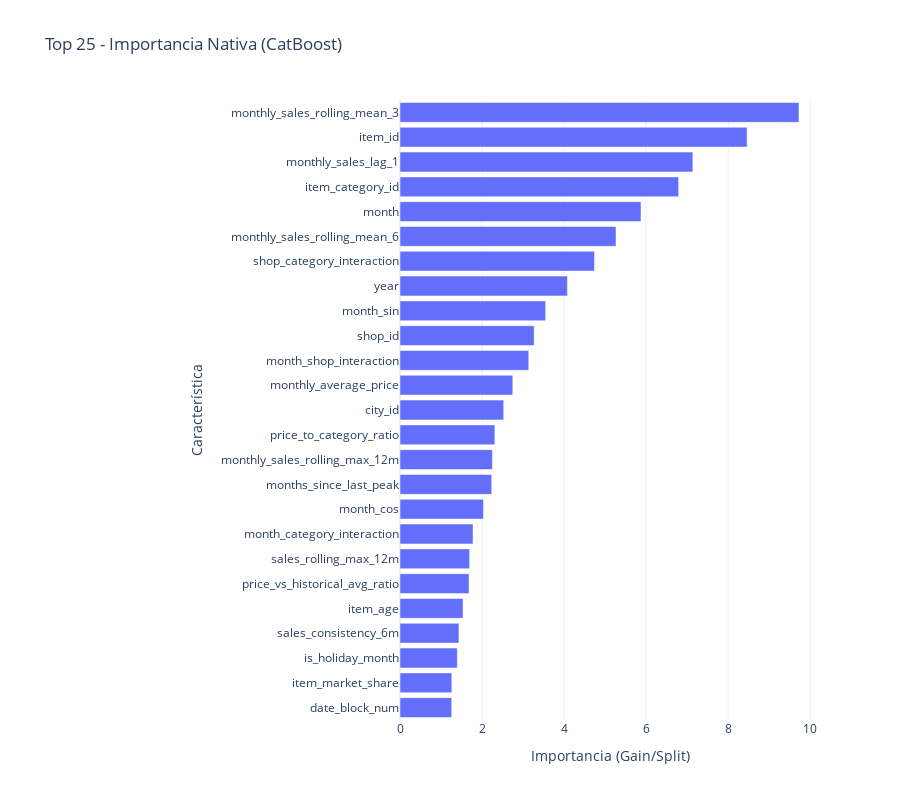

Notebook code cell kept with this figure:
### Code cell
df_importance_cat = plot_native_importance(
    best_model, X_val_for_importance, model_name="CatBoost"
)

### Figure 1 — Plotly figure (JSON) as saved in the notebook; plotly's stock layout.template omitted (floating-point values rounded to 4 significant figures)
{"data": [{"alignmentgroup": "True", "hovertemplate": "Importancia (Gain/Split)=%{x}<br>Característica=%{y}<extra></extra>", "legendgroup": "", "marker": {"color": "#636efa", "pattern": {"shape": ""}}, "name": "", "offsetgroup": "", "orientation": "h", "showlegend": false, "textposition": "auto", "type": "bar", "x": [9.726, 8.461, 7.139, 6.792, 5.874, 5.265, 4.741, 4.081, 3.55, 3.27, 3.139, 2.749, 2.529, 2.312, 2.252, 2.236, 2.035, 1.781, 1.697, 1.682, 1.537, 1.436, 1.397, 1.263, 1.26], "xaxis": "x", "y": ["monthly_sales_rolling_mean_3", "item_id", "monthly_sales_lag_1", "item_category_id", "month", "monthly_sales_rolling_mean_6", "shop_category_interaction", "year", "month_sin", "shop_id", "month_shop_interaction", "monthly_average_price", "city_id", "price_to_category_ratio", "monthly_sales_rolling_max_12m", "months_since_last_peak", "month_cos", "month_category_interaction", "sales_rolling_max_12m", "price_vs_historical_avg_ratio", "item_age", "sales_consistency_6m", "is_holiday_month", "item_market_share", "date_block_num"], "yaxis": "y"}], "layout": {"barmode": "relative", "height": 800, "legend": {"tracegroupgap": 0}, "margin": {"l": 400}, "title": {"text": "Top 25 - Importancia Nativa (CatBoost)"}, "xaxis": {"anchor": "y", "domain": [0, 1], "title": {"text": "Importancia (Gain/Split)"}}, "yaxis": {"anchor": "x", "autorange": "reversed", "domain": [0, 1], "title": {"text": "Característica"}}}}
